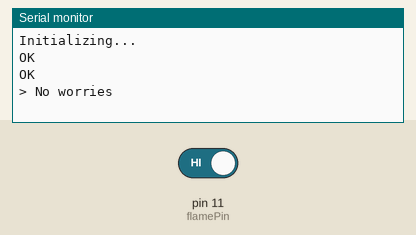
Recording of a sketch running on a simulated Arduino Uno, built with avr-gcc and run on an emulated ATmega328P. Parts: the last lines printed to the serial monitor. The test bench sets the inputs (shaded band); at power-on: pin 11 (flamePin) HIGH. The modem accepts every AT command (registered, SIM ready, sends succeed) and sends nothing else.

Above: at 6.7 s.
6.8 s: pin 11 (flamePin) driven LOW
At 9.0 s:
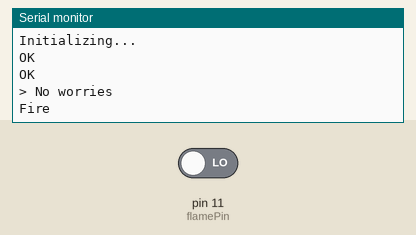
10.5 s: pin 11 (flamePin) driven HIGH
At 12.0 s:
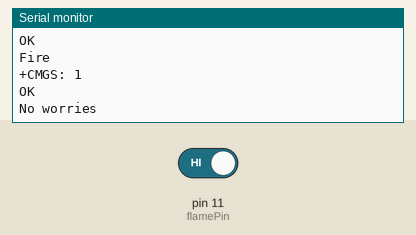

Measured:
- after the input at 6.8 s, the serial monitor: prints a new line after 1.7 s (image 1)
- after the input at 10.5 s, the serial monitor: prints a new line after 0.13 s (image 2)

The sketch:

send_msg.ino
```cpp
#include <SoftwareSerial.h>

//Create software serial object to communicate with SIM800L
SoftwareSerial mySerial(3, 2); //SIM800L Tx & Rx is connected to Arduino #3 & #2
int flamePin = 11;

void setup()
{
  pinMode(flamePin, INPUT);
  //Begin serial communication with Arduino and Arduino IDE (Serial Monitor)
  Serial.begin(9600);

  //Begin serial communication with Arduino and SIM800L
  mySerial.begin(9600);

  Serial.println("Initializing...");
  delay(1000);

  mySerial.println("AT"); //Once the handshake test is successful, it will back to OK
  delay(1000);
  updateSerial();

  mySerial.println("AT+CMGF=1");
  delay(1000);// Configuring TEXT mode
  updateSerial();

  mySerial.println("AT+CMGS=\"+918302115472\"");//change ZZ with country code and xxxxxxxxxxx with phone number to sms
  delay(1000);
  updateSerial();

  //mySerial.print("Hello World Ctrl+z"); //text content
  //updateSerial();
  //mySerial.write(26);
}

void loop()
{
  int Flame = digitalRead(flamePin);
  if (Flame == LOW)
  {
     Serial.println("Fire");
     mySerial.println("Fire!!! Ctrl+z");
     updateSerial();
     mySerial.write(26);
  }
  else
  {
    Serial.println("No worries");
    delay(3000);
  }
}

void updateSerial()
{
  delay(500);
  while (Serial.available())
  {
    mySerial.write(Serial.read());//Forward what Serial received to Software Serial Port
  }
  while(mySerial.available())
  {
    Serial.write(mySerial.read());//Forward what Software Serial received to Serial Port
  }
}
```
